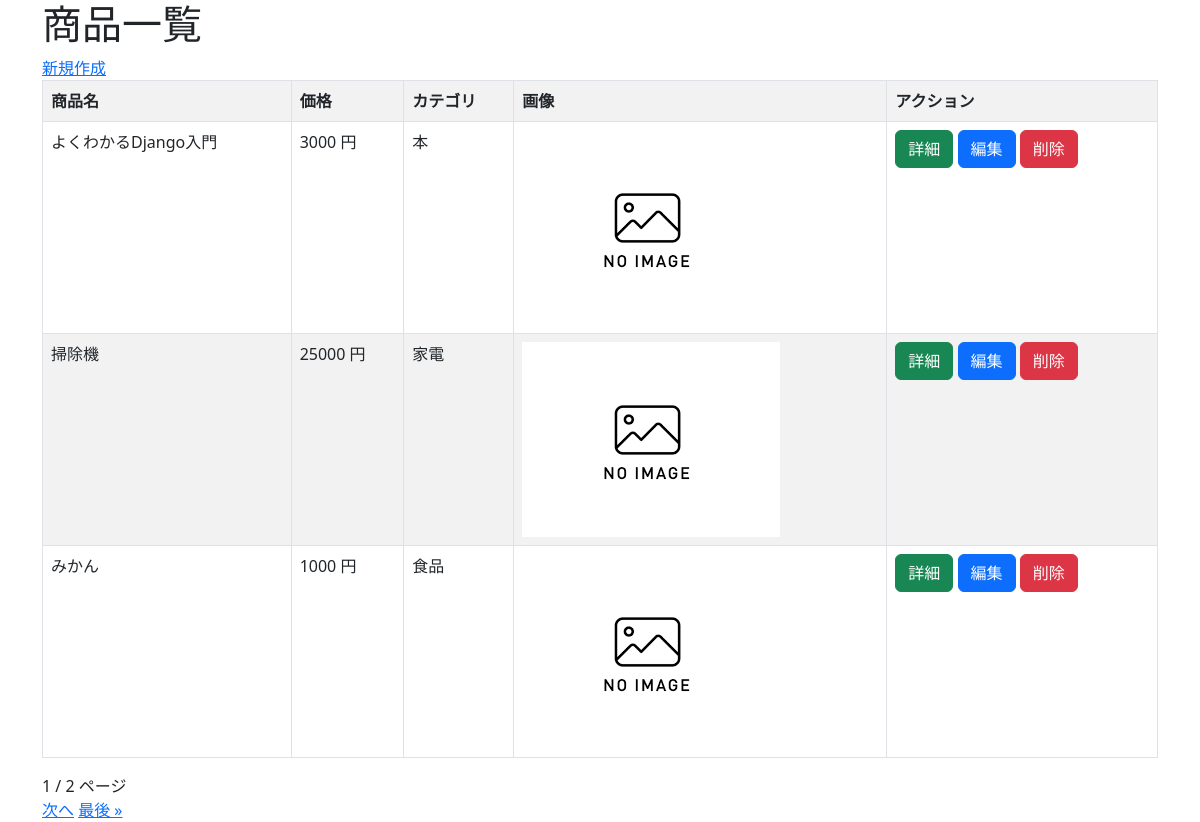
/crud/, run on the app's committed database.
### crud/models.py (models this page shows, shortened)
class Product(models.Model):
  name = models.CharField(max_length=200)
  price = models.PositiveIntegerField()
  category = models.ForeignKey(Category, on_delete=models.CASCADE)
  img = models.ImageField(blank=True, default='noImage.png')
  product_detail = models.TextField(blank=True, null=True)

class Category(models.Model):
  name = models.CharField(max_length=200)
  def __str__(self):
    return self.name

### crud/views.py (the view)
# urls.py: path('crud/', views.ProductListView.as_view(), name="list"),
class ProductListView(ListView):
  model = Product
  paginate_by = 3

### crud/templates/crud/product_list.html (shortened to what this page needs)
{% extends "base.html" %}
{% block content %}
<h1>商品一覧</h1>
<a href="{% url 'new' %}">新規作成</a>
<table class="table table-striped table-hover table-bordered"
  <thread>
    <tr>
       <th>商品名</th>
       <th>価格</th>
       <th>カテゴリ</th>
       <th>画像</th>
       <th>アクション</th>
    </tr>
  {% for product in object_list %}
  <tr>
    <td>{{ product.name }}</td>
    <td>{{ product.price }} 円</td>
    <td>{{ product.category}}</td>
    <td><img src="{{ product.img.url }}" style="width=100px height=auto;"></td>
    <td>
      <button class="btn btn-success" onclick="location.href='{% url 'detail' pk=product.pk %}'">詳細</button>
      <button class="btn btn-primary" onclick="location.href='{% url 'edit' pk=product.pk %}'">編集</button>
      <button class="btn btn-danger" onclick="location.href='{% url 'delete' pk=product.pk %}'">削除</button>
    </td>
  </tr>
  {% endfor %}
</table>
{{ page_obj.number }} / {{ page_obj.paginator.num_pages }} ページ<br>
{% if page_obj.has_next %}
<a href="?page={{ page_obj.next_page_number }}">次へ</a>
<a href="?page={{ page_obj.paginator.num_pages }}">最後 &raquo;</a>
{% endif%}
{% endblock %}

### data on the page
Product: name "よくわかるDjango入門", price "3000", category "本", img (placeholder picture)
Product: name "掃除機", price "25000", category "家電", img (placeholder picture)
Product: name "みかん", price "1000", category "食品", img (placeholder picture)

### other printed values
{{ page_obj.number }} "1"
{{ page_obj.paginator.num_pages }} "2"
